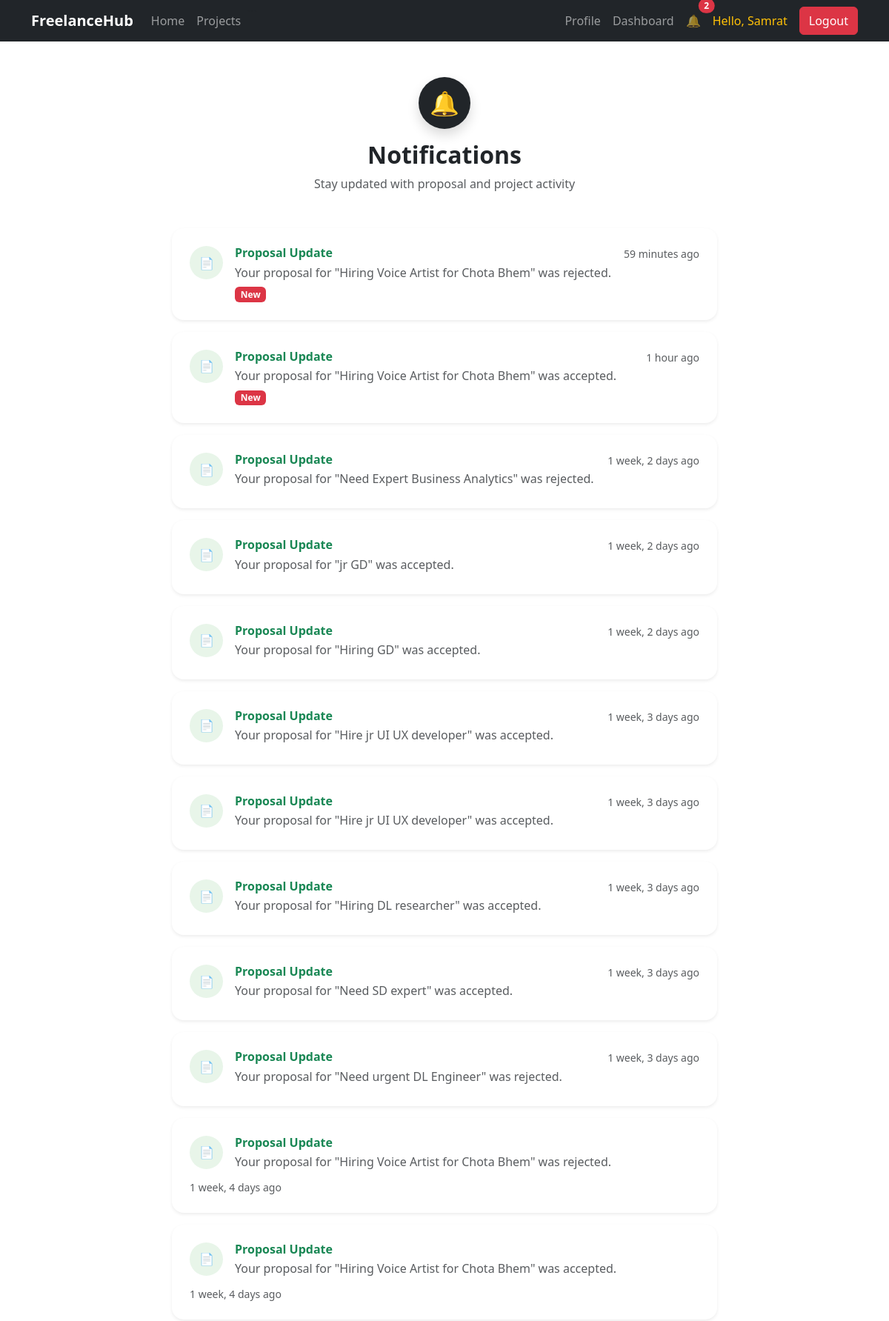
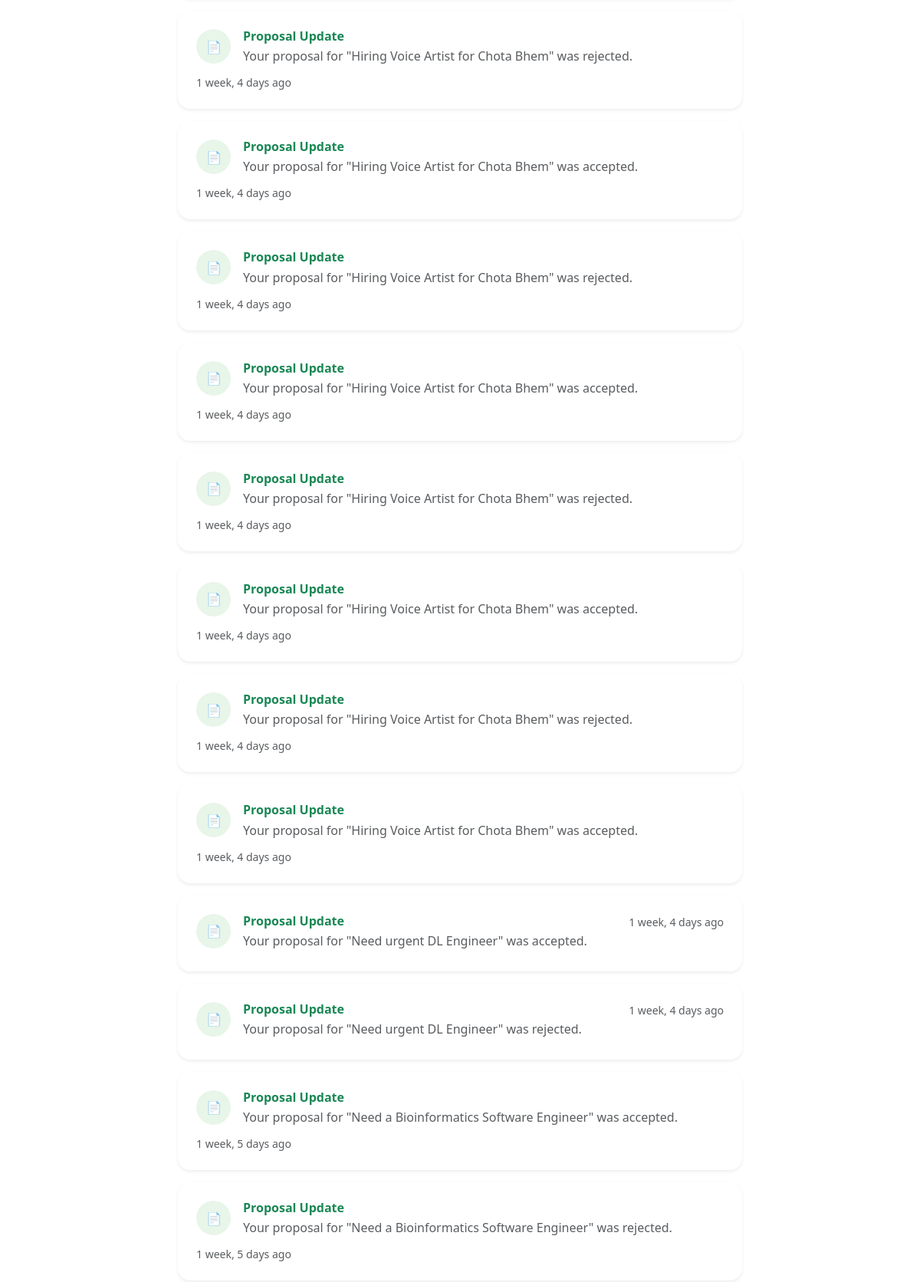
The page /notifications/ (signed in, upper part) on the database its author committed (2 pictures, top to bottom).
### accounts/models.py (models this page shows, shortened)
class User(AbstractUser):
    role= models.CharField(max_length=50,choices=ROLE_CHOICES)
    is_verified= models.BooleanField(default=False)

### notifications/models.py (models this page shows, shortened)
class Notification(models.Model):
    TYPE_CHOICES = (
        ('proposal', 'Proposal'),
        ('message', 'Message'),
    )
    user = models.ForeignKey(
        settings.AUTH_USER_MODEL,
        on_delete=models.CASCADE,
        related_name='notifications'
    )
    notification_type = models.CharField(
        max_length=20,
        choices=TYPE_CHOICES,
        default='proposal'
    )
    message = models.TextField()
    conversation = models.ForeignKey(
        Conversation,
        on_delete=models.CASCADE,
        null=True,
        blank=True
    )
    is_read = models.BooleanField(
        default=False
    )
    created_at = models.DateTimeField(
        auto_now_add=True
    )
    redirect_url = models.CharField(
    max_length=255,
    blank=True,
    null=True
)

### notifications/views.py (the view)
@login_required
def notification_list(request):
    notifications = Notification.objects.filter(
        user=request.user
    ).order_by(
        '-created_at'
    )
    return render(
        request,
        'notifications/list.html',
        {
            'notifications': notifications
        }
    )

### notifications/context_processors.py (called while the page is built)
def notification_count(request):
    count = 0
    if request.user.is_authenticated:
        count = Notification.objects.filter(
            user=request.user,
            is_read=False
        ).count()
    return {
        'notification_count': count
    }

### notifications/templates/notifications/list.html (shortened to what this page needs)
{% extends 'base.html' %}
{% block content %}
<div class="container py-5">
    <div class="row justify-content-center">
        <div class="col-lg-8">
            <div class="text-center mb-5">
                <div
                    class="d-inline-flex justify-content-center align-items-center bg-dark text-white rounded-circle shadow mb-3"
                    style="width:70px;height:70px;"
                >
                    <h2 class="mb-0">
                        🔔
                    </h2>
                </div>
                <h2 class="fw-bold mb-2">
                    Notifications
                </h2>
                <p class="text-muted mb-0">
                    Stay updated with proposal and project activity
                </p>
            </div>
            {% if notifications %}
                {% for notification in notifications %}
                <a
                    href="{% url 'notification_redirect' notification.id %}"
                    class="text-decoration-none"
                >
                    <div
                        class="card border-0 shadow-sm rounded-4 mb-3 notification-card"
                    >
                        <div class="card-body p-4">
                            <div
                                class="d-flex justify-content-between align-items-start flex-wrap gap-2"
                            >
                                <div class="d-flex align-items-start gap-3">
                                    <div
                                        class="rounded-circle d-flex justify-content-center align-items-center"
                                        style="
                                            width:45px;
                                            height:45px;
                                            {% if notification.notification_type == 'proposal' %}
                                            background:#e8f5e9;
                                            {% elif notification.notification_type == 'submission' %}
                                            background:#fff3cd;
                                            {% else %}
                                            background:#e3f2fd;
                                            {% endif %}
                                        "
                                    >
                                        {% if notification.notification_type == 'proposal' %}
                                            📄
                                        {% elif notification.notification_type == 'submission' %}
                                            📦
                                        {% else %}
                                            💬
                                        {% endif %}
                                    </div>
                                    <div>
                                        {% if notification.notification_type == 'proposal' %}
                                            <h6
                                                class="mb-1 fw-semibold text-success"
                                            >
                                                Proposal Update
                                            </h6>
                                        {% elif notification.notification_type == 'submission' %}
                                            <h6
                                                class="mb-1 fw-semibold text-warning"
                                            >
                                                Work Submitted
                                            </h6>
                                        {% else %}
                                            <h6
                                                class="mb-1 fw-semibold text-primary"
                                            >
                                                New Message
                                            </h6>
                                        {% endif %}
                                        <p class="mb-1 text-muted">
                                            {{ notification.message }}
                                        </p>
                                        {% if not notification.is_read %}
                                        <span
                                            class="badge bg-danger"
                                        >
                                            New
                                        </span>
                                        {% endif %}
                                    </div>
                                </div>
                                <small class="text-muted">
                                    {{ notification.created_at|timesince }}
                                    ago
                                </small>
                            </div>
                        </div>
                    </div>
                </a>
                {% endfor %}
            {% endif %}
        </div>
    </div>
</div>
{% endblock %}

### templates/navbar.html (shortened to what this page needs)
<nav class="navbar navbar-expand-lg navbar-dark bg-dark">
  <div class="container">
    <a class="navbar-brand fw-bold" href="/"> FreelanceHub </a>
    <div class="collapse navbar-collapse" id="navbarContent">
      <ul class="navbar-nav me-auto mb-2 mb-lg-0">
        <li class="nav-item">
          <a class="nav-link" href="/"> Home </a>
        </li>
        <li class="nav-item">
          <a class="nav-link" href="{% url 'project_list' %}"> Projects </a>
        </li>
      </ul>
      <ul class="navbar-nav align-items-center">
        {% if user.is_authenticated %}
        <li class="nav-item">
          <a class="nav-link" href="{% url 'profile' %}"> Profile </a>
        </li>
        <li class="nav-item">
          {% if user.role == 'client' %}
          <a class="nav-link" href="{% url 'proposal_dashboard' %}">
            Dashboard
          </a>
          {% elif user.role == 'freelancer' %}
          <a class="nav-link" href="{% url 'freelancer_dashboard' %}">
            Dashboard
          </a>
          {% endif %}
        </li>
        <li class="nav-item">
          <a
            class="nav-link position-relative"
            href="{% url 'notification_list' %}"
          >
            🔔 {% if notification_count > 0 %}
            <span
              class="position-absolute top-0 start-100 translate-middle badge rounded-pill bg-danger"
            >
              {{ notification_count }}
            </span>
            {% endif %}
          </a>
        </li>
        <li class="nav-item">
          <span class="nav-link text-warning">
            Hello, {{ user.first_name }}
          </span>
        </li>
        <li class="nav-item">
          <a class="btn btn-danger ms-2" href="{% url 'logout' %}"> Logout </a>
        </li>
        {% endif %}
      </ul>
    </div>
  </div>
</nav>

### notifications/templates/notifications/list.html (style rules this page uses)
.notification-card { transition: all .25s ease; cursor:pointer; }

### rows shown on the page
User: first_name "Samrat"
Notification: notification_type "Proposal Update", message "Your proposal for \"Hiring Voice Artist for Chota Bhem\" was rejected.", is_read "New", created_at "59 minutes"
Notification: notification_type "Proposal Update", message "Your proposal for \"Hiring Voice Artist for Chota Bhem\" was accepted.", is_read "New", created_at "1 hour"
Notification: notification_type "Proposal Update", message "Your proposal for \"Need Expert Business Analytics\" was rejected.", created_at "1 week, 2 days"
Notification: notification_type "Proposal Update", message "Your proposal for \"jr GD\" was accepted.", created_at "1 week, 2 days"
Notification: notification_type "Proposal Update", message "Your proposal for \"Hiring GD\" was accepted.", created_at "1 week, 2 days"
Notification: notification_type "Proposal Update", message "Your proposal for \"Hire jr UI UX developer\" was accepted.", created_at "1 week, 3 days"
Notification: notification_type "Proposal Update", message "Your proposal for \"Hire jr UI UX developer\" was accepted.", created_at "1 week, 3 days"
Notification: notification_type "Proposal Update", message "Your proposal for \"Hiring DL researcher\" was accepted.", created_at "1 week, 3 days"
Notification: notification_type "Proposal Update", message "Your proposal for \"Need SD expert\" was accepted.", created_at "1 week, 3 days"
Notification: notification_type "Proposal Update", message "Your proposal for \"Need urgent DL Engineer\" was rejected.", created_at "1 week, 3 days"
Notification: notification_type "Proposal Update", message "Your proposal for \"Hiring Voice Artist for Chota Bhem\" was rejected.", created_at "1 week, 4 days"
Notification: notification_type "Proposal Update", message "Your proposal for \"Hiring Voice Artist for Chota Bhem\" was accepted.", created_at "1 week, 4 days"
Notification: notification_type "Proposal Update", message "Your proposal for \"Hiring Voice Artist for Chota Bhem\" was rejected.", created_at "1 week, 4 days"
Notification: notification_type "Proposal Update", message "Your proposal for \"Hiring Voice Artist for Chota Bhem\" was accepted.", created_at "1 week, 4 days"
Notification: notification_type "Proposal Update", message "Your proposal for \"Hiring Voice Artist for Chota Bhem\" was rejected.", created_at "1 week, 4 days"
Notification: notification_type "Proposal Update", message "Your proposal for \"Hiring Voice Artist for Chota Bhem\" was accepted.", created_at "1 week, 4 days"
Notification: notification_type "Proposal Update", message "Your proposal for \"Hiring Voice Artist for Chota Bhem\" was rejected.", created_at "1 week, 4 days"
Notification: notification_type "Proposal Update", message "Your proposal for \"Hiring Voice Artist for Chota Bhem\" was accepted.", created_at "1 week, 4 days"
Notification: notification_type "Proposal Update", message "Your proposal for \"Hiring Voice Artist for Chota Bhem\" was rejected.", created_at "1 week, 4 days"
Notification: notification_type "Proposal Update", message "Your proposal for \"Hiring Voice Artist for Chota Bhem\" was accepted.", created_at "1 week, 4 days"
Notification: notification_type "Proposal Update", message "Your proposal for \"Need urgent DL Engineer\" was accepted.", created_at "1 week, 4 days"
Notification: notification_type "Proposal Update", message "Your proposal for \"Need urgent DL Engineer\" was rejected.", created_at "1 week, 4 days"
Notification: notification_type "Proposal Update", message "Your proposal for \"Need a Bioinformatics Software Engineer\" was accepted.", created_at "1 week, 5 days"
Notification: notification_type "Proposal Update", message "Your proposal for \"Need a Bioinformatics Software Engineer\" was rejected.", created_at "1 week, 5 days"

### other values the page prints
{{ notification_count }} "2"
